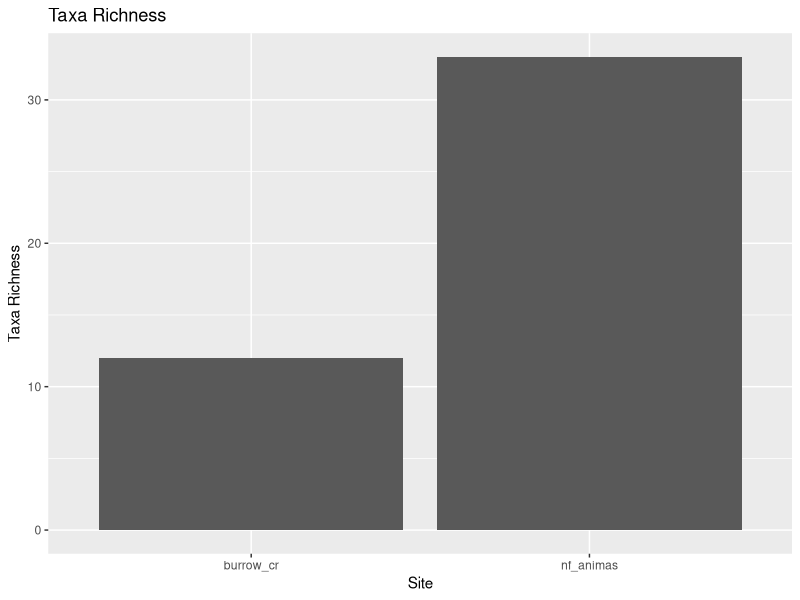
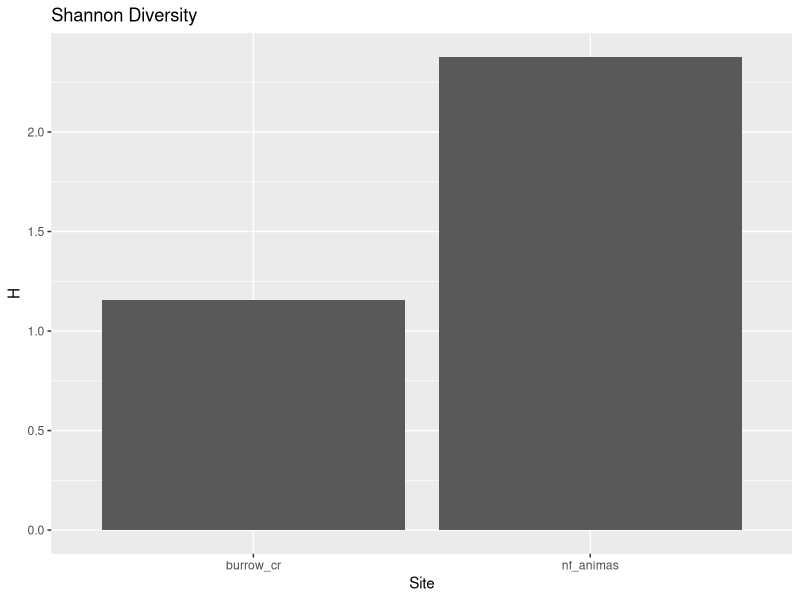

Write R code to recreate these figures, in order.
## ---- chunk 1
#| label: setup
#| include: false

library(tidyverse)
bp <- read_csv(here::here("data/bonita_peak.csv"))
## ---- chunk 2
bp
## ---- chunk 3
burrows <- bp |>
  filter(site_id =="BUaNFA" |
           site_id =="NFAaBU")
burrows
## ---- chunk 4
burrows |>
  group_by(stream) |>
  distinct(total_count)
## ---- chunk 5
total_rich <- burrows |>
  distinct(stream, taxon) |>
  group_by(stream) |>
  summarise(total_rich = n())
total_rich
## ---- chunk 6
ept_rich <- burrows |>
  filter(order == "Ephemeroptera" |
           order == "Plecoptera" |
           order == "Trichoptera") |>
  distinct(stream, taxon) |>
  group_by(stream) |>
  summarise(EPT_rich = n())
ept_rich
## ---- chunk 7
hept_rich <- burrows |>
  filter(family == "Heptageniidae") |>
  distinct(stream, taxon) |>
  group_by(stream) |>
  summarise(hept_rich = n())
hept_rich
## ---- chunk 8
ept_per_n <- burrows |>
  filter(order == "Ephemeroptera" |
           order == "Plecoptera" |
           order == "Trichoptera") |>
  group_by(stream, total_count) |>
  summarize(ept_n = sum(count)) |>
  mutate(ept_percent_ind = ept_n / total_count)
ept_per_n
## ---- chunk 9
burrows |>
  distinct(FFG)
## ---- chunk 10
scraper <- burrows |>
  filter(FFG == "scraper") |>
  distinct(stream, taxon) |>
  group_by(stream) |>
  summarise(hept_rich = n())
scraper
## ---- chunk 11
shannon <- burrows |> 
  select(stream, taxon, count, total_count) |>
  mutate(pi = count / total_count,
         ln_pi = log(pi),
         pi_ln_pi = pi*ln_pi) |>
  group_by(stream) |>
  summarize(H = -sum(pi_ln_pi))
## ---- chunk 12
 total_rich|>
  ggplot(aes(x = stream,
             y = total_rich)) +
  geom_col() +
  labs(x = "Site", 
       y = "Taxa Richness",
       title = "Taxa Richness")
## ---- chunk 13
shannon |>
  ggplot(aes(x = stream,
             y = H)) +
  geom_col() +
  labs(x = "Site", 
       y = "H",
       title = "Shannon Diversity")
